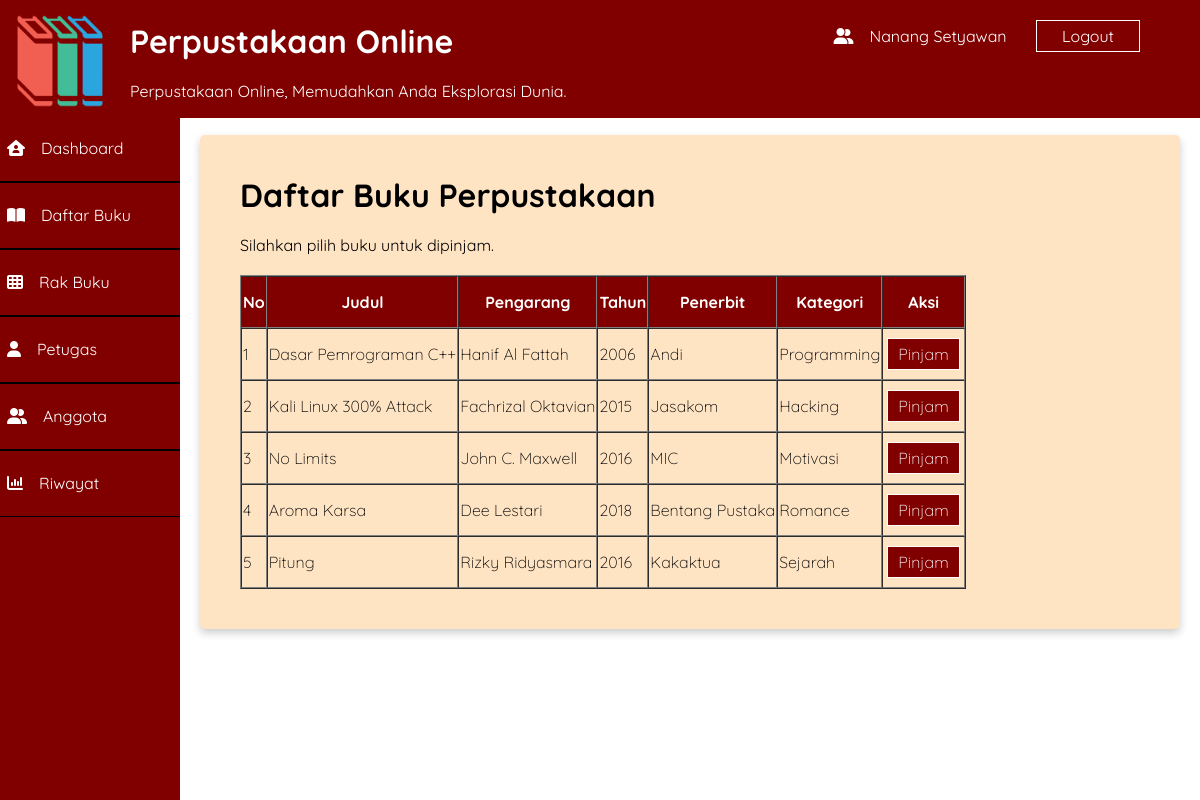
Screenshot of /index.php?page=buku (signed in) with the database file from the repository.
### tables this page shows
CREATE TABLE `buku` (
  `id` int(11) NOT NULL,
  `judul` varchar(100) NOT NULL,
  `pengarang` varchar(100) NOT NULL,
  `tahun` smallint(5) UNSIGNED NOT NULL DEFAULT 0,
  `penerbit` varchar(100) NOT NULL,
  `kategori` varchar(100) DEFAULT NULL
);

### buku/index.php (the view)
<?php
$query = "SELECT * FROM buku";
$result = mysqli_query($connect, $query);
?>
<div class="card">
    <h1>Daftar Buku Perpustakaan</h1>
    <p>Silahkan pilih buku untuk dipinjam.</p>
    <table border="1" cellspacing="0">
        <thead>
            <tr>
                <th>No</th>
                <th>Judul</th>
                <th>Pengarang</th>
                <th>Tahun</th>
                <th>Penerbit</th>
                <th>Kategori</th>
                <th>Aksi</th>
            </tr>
        </thead>
        <tbody>
            <?php
            $i = 1;
            while ($row = mysqli_fetch_assoc($result)) { ?>
            <tr>
                <td><?= $i++; ?></td>
                <td> <?= $row['judul']; ?></td>
                <td><?= $row['pengarang']; ?></td>
                <td><?= $row['tahun']; ?></td>
                <td><?= $row['penerbit']; ?></td>
                <td><?= $row['kategori'] != NULL ? $row['kategori'] : 'Tidak ada'; ?></td>
                <td><a class="btn" href="index.php?page=detailPetugas&&id=<?php echo $row['id']; ?>">Pinjam</a>
                </td>
            </tr>
            <?php } ?>
        </tbody>
    </table>
</div>

### index.php (shortened to what this page needs)
<?php
require_once "koneksi.php";
?>
<!DOCTYPE html>
<html>
<head>
    <link rel="stylesheet" href="style.css">
    <link rel="stylesheet" href="https://cdnjs.cloudflare.com/ajax/libs/font-awesome/4.7.0/css/font-awesome.min.css">
</head>
<body>
    <div class="pala">
        <img src="perpus2.png" alt="perpus" height="100" width="100">
        <div class="tab">
            <i class="fas fa-user-friends"></i><?php echo $_SESSION['nama'] ?>
            <a href="login/logout.php">Logout</a>
        </div>
        <h1>Perpustakaan Online</h1>
        <p>Perpustakaan Online, Memudahkan Anda Eksplorasi Dunia.</p>
    </div>
    <div class="container">
        <div class="right-content">
            <?php
      if (isset($_GET['page'])) {
        $url = $_GET['page'];
        switch ($url) {
          case 'buku':
            include 'buku/index.php';
            break;
        }
      } else {
        include 'perpustakaan.php';
      }
      ?>
        </div>
        <div class="left-content">
            <ul>
                <li><a href="index.php"><i class="fas fa-house-user"></i>Dashboard</a></li>
                <li><a href="index.php?page=buku"><i class="fas fa-book-open"></i>Daftar Buku</a></li>
                <li><a href="index.php?page=rak"><i class="fas fa-th"></i>Rak Buku</a></li>
                <li><a href="index.php?page=petugas"><i class="fas fa-user"></i>Petugas</a></li>
                <li><a href="index.php?page=member"><i class="fas fa-user-friends"></i>Anggota</a></li>
                <li><a href="index.php?page=riwayat"><i class="fa fa-bar-chart"></i>Riwayat</a></li>
            </ul>
        </div>
    </div>
</body>
</html>

### style.css (style rules this page uses)
* { box-sizing: border-box; }
body { font-family: 'Quicksand', sans-serif; padding: 0; margin: 0; }
th { background-color: maroon; color: white; }
td { color: black; font-weight: 100; }
.pala img { float: left; margin-right: 20px; margin-top: 10px; }
.pala th, p { position: relative; text-align: left; }
.pala h1 { font-size: 24; padding-top: 0; }
.pala { overflow: hidden; position: fixed; z-index: 999; width: 100%; top: 0; background-color: maroon; color: white; padding: 1px 10px; }
.container { width: 100%; }
.left-content { text-align: left; width: 15%; height: 100vh; left: 0; top: 115px; background-color: maroon; color: white; position: fixed; }
.right-content { text-align: left; width: 85%; float: right; margin-top: 115px; }
ul { text-align: left; list-style-type: none; color: white; padding-left: 0; margin: 0; }
ul a { display: block; height: 100%; width: 100%; line-height: 65px; text-decoration: none; box-sizing: border-box; border-top: 1px solid black; border-bottom: 1px solid black; border-left: 5px solid black transparent; }
ul a i { margin-right: 16px; }
li a { color: white; transition: 0.6s; padding-left: 7px; }
.card { box-shadow: 0 4px 8px 0 rgba(0, 0, 0, 0.2); border-radius: 5px; margin: 20px; padding: 20px; background-color: bisque; }
.card p, h1 { margin: 20px; }
table { line-height: 48px; margin: 20px; }
.btn { color: white; background: maroon; padding: 5px 10px ; text-decoration: none; margin: 2px 3px; border: 1px solid; }
th { text-align: center; }

### index.php (style rules this page uses)
.tab { color: white; text-align: right; margin: 25px 25px 0; width: 50%; float: right; }
.tab a { color: white; text-decoration: none; margin-left: 5px; border: 1px solid white; padding: 5px 25px; margin: 5px 25px; }
.tab i { margin-right: 16px }

### rows the page displays
buku: judul "Dasar Pemrograman C++", pengarang "Hanif Al Fattah", tahun "2006", penerbit "Andi", kategori "Programming"
buku: judul "Kali Linux 300% Attack", pengarang "Fachrizal Oktavian", tahun "2015", penerbit "Jasakom", kategori "Hacking"
buku: judul "No Limits", pengarang "John C. Maxwell", tahun "2016", penerbit "MIC", kategori "Motivasi"
buku: judul "Aroma Karsa", pengarang "Dee Lestari", tahun "2018", penerbit "Bentang Pustaka", kategori "Romance"
buku: judul "Pitung", pengarang "Rizky Ridyasmara", tahun "2016", penerbit "Kakaktua", kategori "Sejarah"

### other values shown
$_SESSION['nama'] "Nanang Setyawan"
